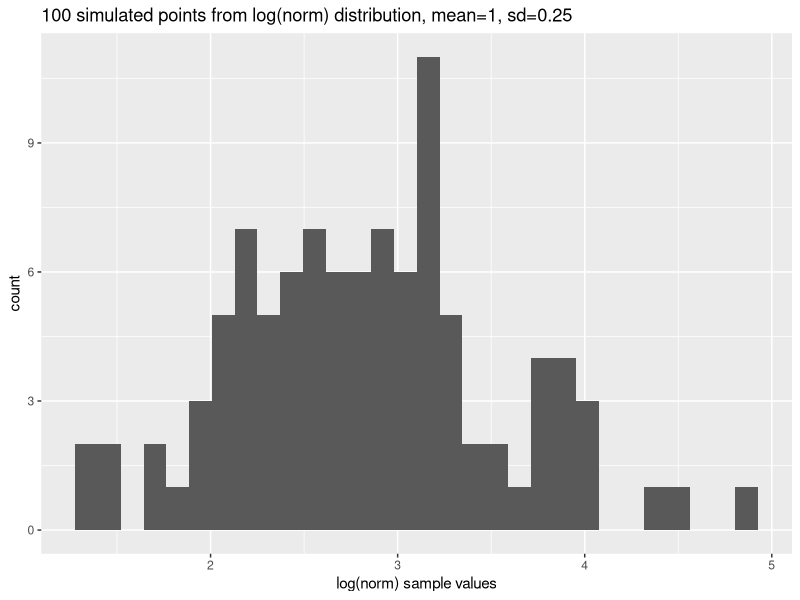
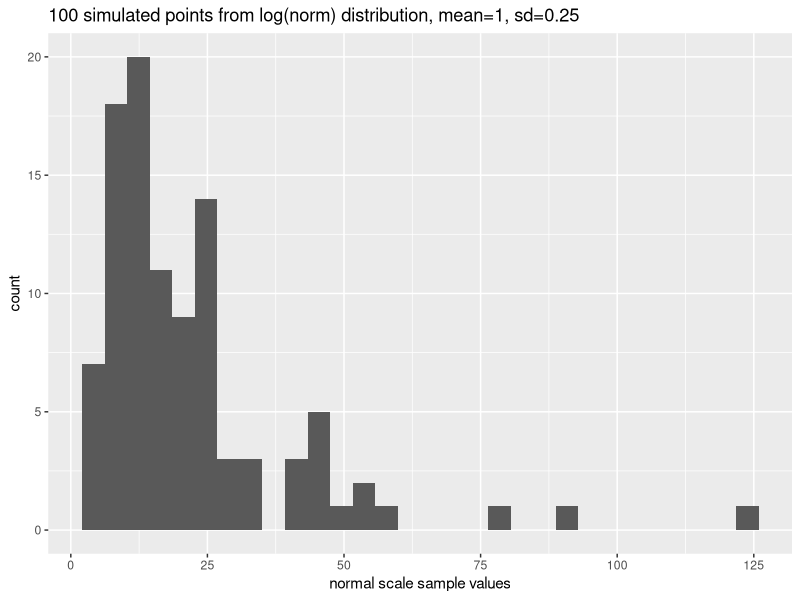

These charts were generated, in order, by the following R code:
## ---- chunk 1

library(ggplot2)

set.seed(42)

sim <- data.frame(1:100) # creating data frame for simulated data


sim[,2] <- rlnorm(100, meanlog = 1, sd = 0.25) # simulatig data poits

# ggplot with log-scale

ggplot(sim, aes(sim[,2])) + geom_histogram(bins=30) + theme_grey() + labs(x = 'log(norm) sample values') + ggtitle('100 simulated points from log(norm) distribution, mean=1, sd=0.25')

# ggplot with normal scale

ggplot(sim, aes(exp(sim[,2]))) + geom_histogram(bins=30) + theme_grey() + labs(x = 'normal scale sample values') + ggtitle('100 simulated points from log(norm) distribution, mean=1, sd=0.25')

# calculating moments

mean(sim[,2])  # mean = 2.83

sd(sim[,2])  # sd = 0.7



